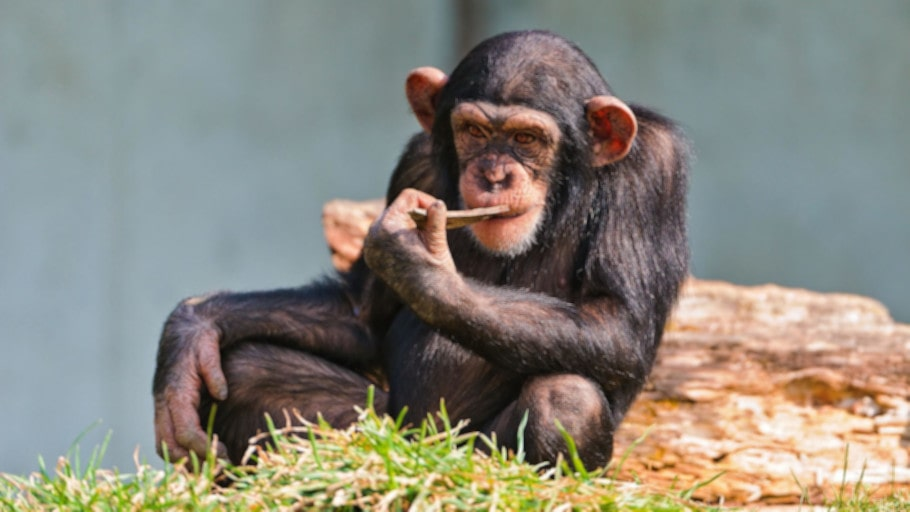
#> input picture lesson_3/data/shimp-min.jpg, 910 x 512 px
$ jupyter execute Homework.ipynb
#> lines starting #> are read from the running program, lines starting #| are printed output that depends on the picture
# HOMEWORK 3

For this homework you are going to implement the **unsharp masking** filter (USM). It is a technique to improve the sharpness of an image by combining the image with its blurred (unsharp) version. See the Wikipedia [page](https://en.wikipedia.org/wiki/Unsharp_masking) for more details.

### Unsharp Masking (USP)
The USM technique consists of the following steps:
* Load the image you will be working with.
* Create a blurred (unsharp) version of the original image.
* Add the unsharp image (with a certain **weight**) to the original.

To sum it up, the USM performs the following operation:

`sharpened = original + (original − unsharp) × amount`

Even though we provide you an image to work with, you are welcome to use your own images :-)

[cell 1]
import cv2
import numpy as np
from matplotlib import pyplot as plt
plt.rcParams['figure.figsize'] = [15, 10]

[cell 2]
original = cv2.imread('./data/shimp-min.jpg')
#> original is the input picture: shape (512, 910, 3); mean B, G, R 124.8, 134.9, 137.7
original = cv2.cvtColor(original, cv2.COLOR_BGR2RGB)
plt.imshow(original)

[cell 3]
# Create a blurred (unsharp) version of the original image (you can use Gaussian blurring)
unsharp = cv2.GaussianBlur(original, ksize=(5,5), sigmaX=5)
plt.imshow(unsharp)

[cell 4]
# Create the difference image (original − unsharp)
# Note: Remember that you are working with uint8 data types. Any addition or substractions
# might result in overflow or underflow, respectively. You can prevent this by casting the images to float.
amount = 2.1
diff = (original.astype(np.float32) - unsharp.astype(np.float32)) * amount
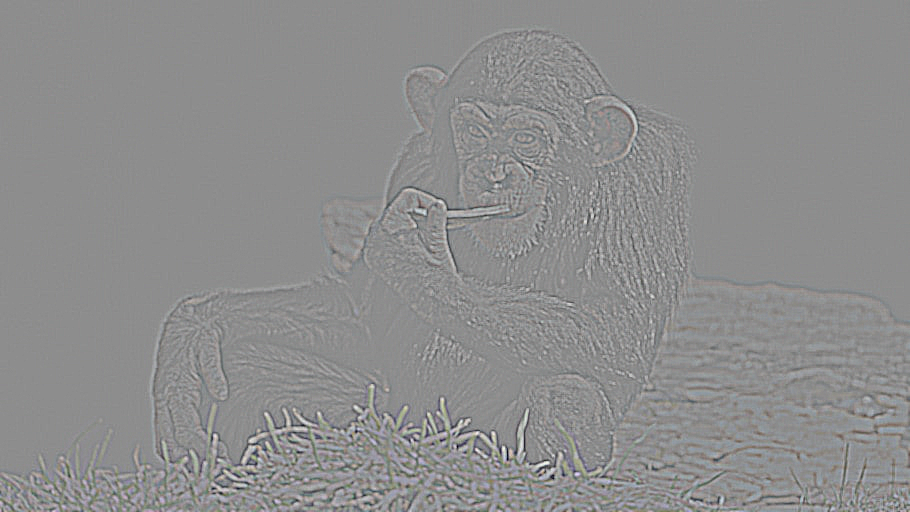
#> diff: shape (512, 910, 3) float32; mean R, G, B 0, 0, 0; drawn with min black and max white

# Let`s watch the difference
visible_diff = np.maximum(diff, np.zeros(diff.shape))
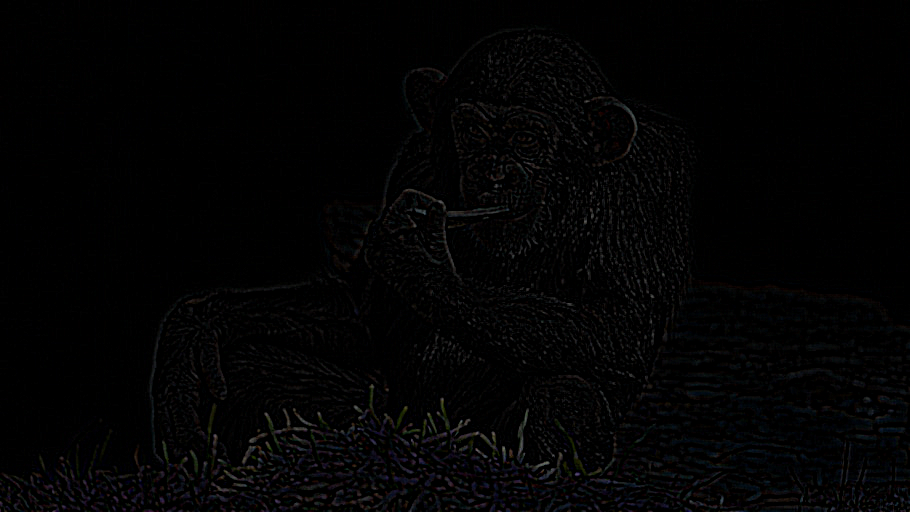
#> visible_diff: shape (512, 910, 3) float64; mean R, G, B 3, 3, 3.2
visible_diff = np.minimum(visible_diff, 255 * np.ones(visible_diff.shape))
visible_diff = visible_diff.round().astype(np.uint8)

plt.imshow(visible_diff)

[cell 5]
# Apply USM to get the resulting image using `sharpened = original + (original − unsharp) × amount`
# Note: Again, take care of underflows/overflows if necessary.
sharpened = original + diff
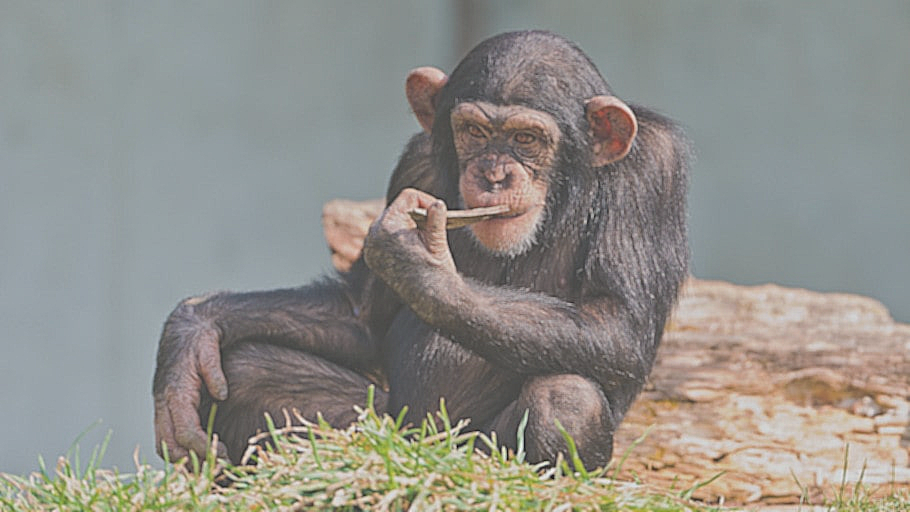
#> sharpened: shape (512, 910, 3) float32; mean R, G, B 137.7, 134.9, 124.8; drawn with min black and max white
sharpened = np.maximum(sharpened, np.zeros(sharpened.shape))
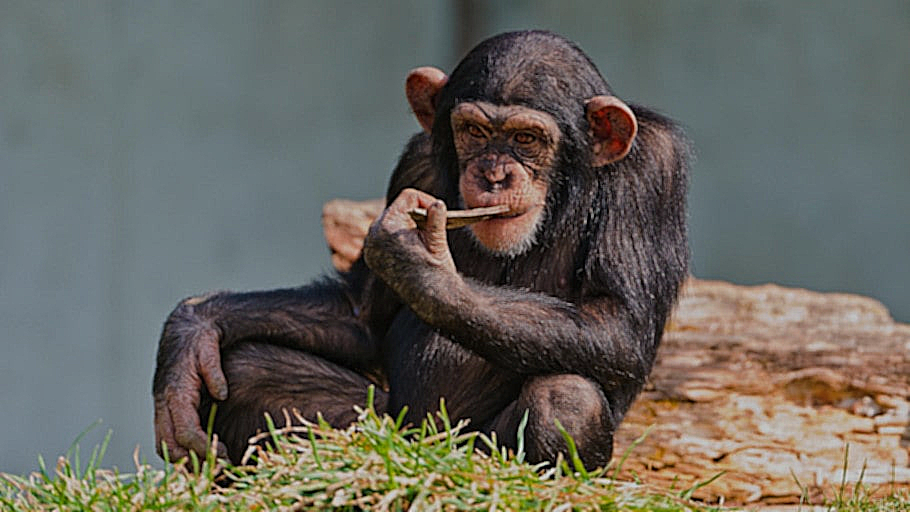
#> sharpened: shape (512, 910, 3) float64; mean R, G, B 137.7, 134.9, 125; drawn with min black and max white
sharpened = np.minimum(sharpened, 255 * np.ones(sharpened.shape))
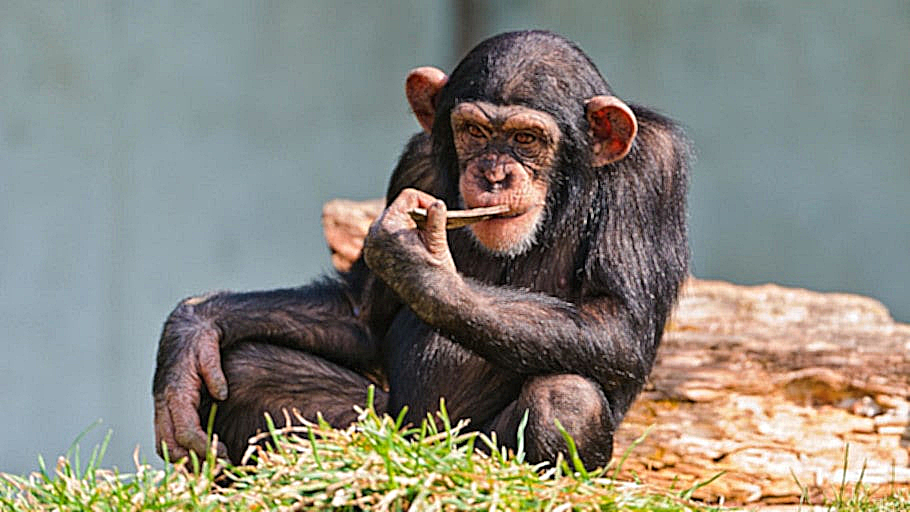
#> sharpened: shape (512, 910, 3) float64; mean R, G, B 137.4, 134.9, 125
sharpened = sharpened.round().astype(np.uint8)

plt.subplot(121), plt.imshow(original[0:600, 200:600, :]), plt.title('Original')
plt.subplot(122), plt.imshow(sharpened[0:600, 200:600, :]), plt.title('Sharpened')
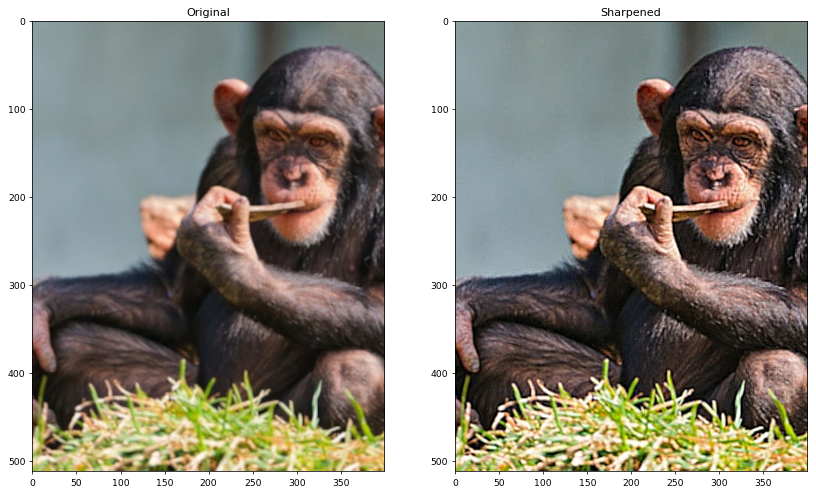
#> figure drawn by matplotlib, 2 panels
